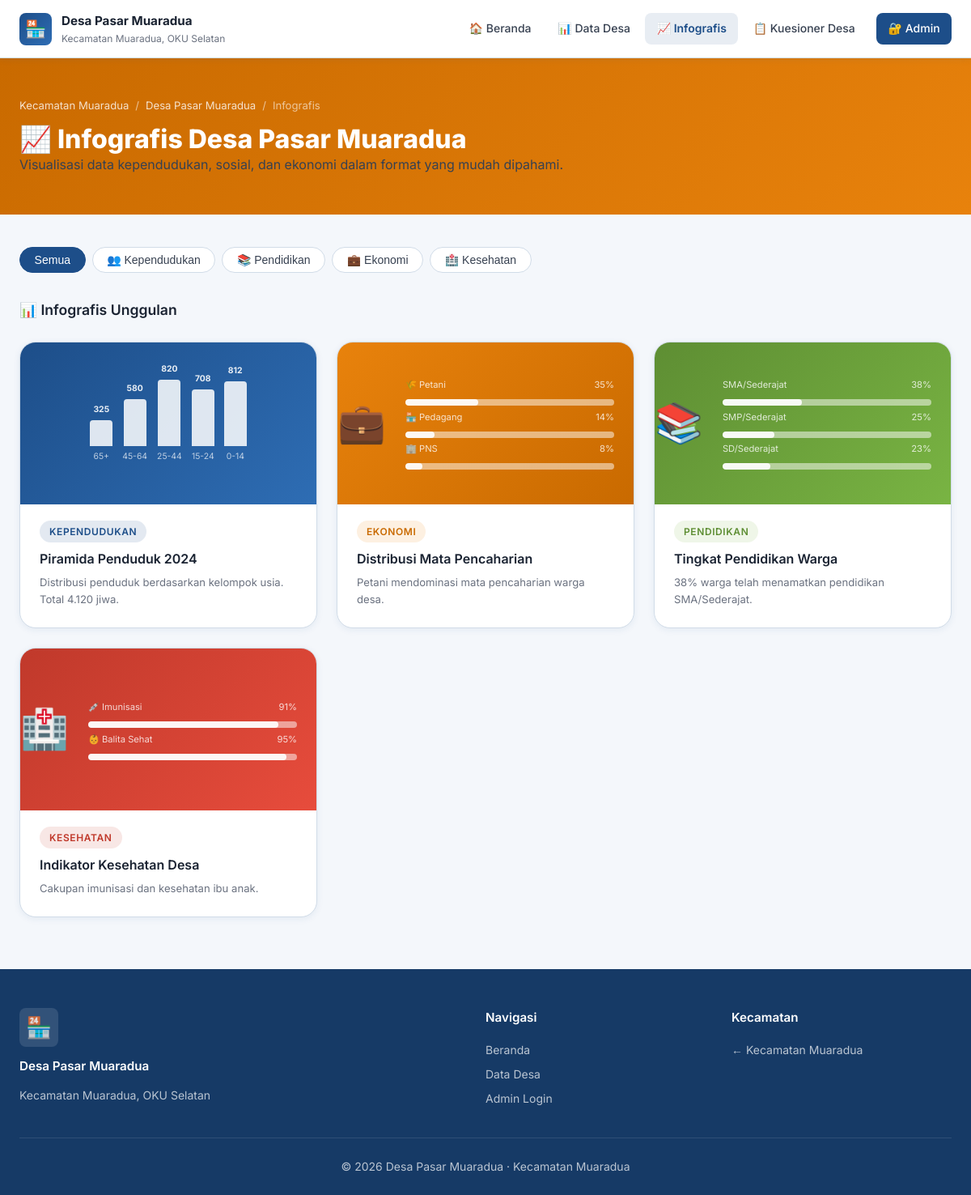
Screenshot of /muaradua/pasar-muaradua/infografis.php with the database file from the repository.
### tables this page shows
CREATE TABLE IF NOT EXISTS desa (
    id              INT AUTO_INCREMENT PRIMARY KEY,
    slug            VARCHAR(50)  NOT NULL UNIQUE,
    nama            VARCHAR(100) NOT NULL,
    kepala_desa     VARCHAR(100) NOT NULL,
    penduduk_total  INT          NOT NULL DEFAULT 0,
    luas_wilayah    VARCHAR(20)  NOT NULL DEFAULT '0 km²',
    jumlah_kk       INT          NOT NULL DEFAULT 0,
    jumlah_rt       INT          NOT NULL DEFAULT 0,
    jumlah_rw       INT          NOT NULL DEFAULT 0,
    kode_pos        VARCHAR(10)  NOT NULL DEFAULT '32211',
    emoji           VARCHAR(10)  NOT NULL DEFAULT '🏘️',
    color_gradient  VARCHAR(100) NOT NULL DEFAULT 'linear-gradient(135deg,#1D4E89,#2E6DB4)',
    deskripsi       TEXT,
    alamat          VARCHAR(200),
    created_at      TIMESTAMP    DEFAULT CURRENT_TIMESTAMP,
    updated_at      TIMESTAMP    DEFAULT CURRENT_TIMESTAMP ON UPDATE CURRENT_TIMESTAMP
);

### config/helpers.php (called while the page is built, shortened)
<?php
function getDesaBySlug(PDO $pdo, string $slug): ?array {
    $stmt = $pdo->prepare("SELECT * FROM desa WHERE slug = ? LIMIT 1");
    $stmt->execute([$slug]);
    return $stmt->fetch() ?: null;
}
function e(string $str): string {
    return htmlspecialchars($str, ENT_QUOTES, 'UTF-8');
}
function fmtNum($n): string {
    return number_format((int)$n, 0, ',', '.');
}
function getSlugFromPath(): string {
    $parts = explode('/', trim($_SERVER['REQUEST_URI'], '/'));
    $idx = array_search('muaradua', $parts);
    return ($idx !== false && isset($parts[$idx + 1])) ? $parts[$idx + 1] : '';
}

### muaradua/pasar-muaradua/infografis.php (the view, shortened to what this page needs)
<?php
require_once '../../config/db.php';
require_once '../../config/helpers.php';
$slug = getSlugFromPath();
$desa = getDesaBySlug($pdo, $slug);
?>
<!DOCTYPE html>
<html lang="id">
<head>
  <link rel="stylesheet" href="../../css/style.css"/>
</head>
<body>
<?php $currentPage = 'infografis'; require '_navbar.php'; ?>
  <section class="infografis-hero">
    <div class="container">
      <div class="breadcrumb"><a href="/muaradua-web/">Kecamatan Muaradua</a><span>/</span><a href="index.php">Desa <?= e($desa['nama']) ?></a><span>/</span><span>Infografis</span></div>
      <h1>📈 Infografis Desa <?= e($desa['nama']) ?></h1>
      <p>Visualisasi data kependudukan, sosial, dan ekonomi dalam format yang mudah dipahami.</p>
    </div>
  </section>
  <section style="padding:2.5rem 0 4rem;">
    <div class="container">
      <div class="filter-tabs">
        <button class="filter-tab active" onclick="filterInf('semua',this)">Semua</button>
        <button class="filter-tab" onclick="filterInf('kependudukan',this)">👥 Kependudukan</button>
        <button class="filter-tab" onclick="filterInf('pendidikan',this)">📚 Pendidikan</button>
        <button class="filter-tab" onclick="filterInf('ekonomi',this)">💼 Ekonomi</button>
        <button class="filter-tab" onclick="filterInf('kesehatan',this)">🏥 Kesehatan</button>
      </div>
      <h3 class="mb-3" style="font-size:1.1rem;">📊 Infografis Unggulan</h3>
      <div class="inf-grid" id="featuredGrid">
        <div class="inf-card" data-cat="kependudukan">
          <div class="inf-visual" style="background:linear-gradient(135deg,#1D4E89,#2E6DB4)">
            <div class="bar-chart-vertical">
              <div class="bar-col"><div class="bar-val">325</div><div class="bar-fill" style="height:32px"></div><div class="bar-label">65+</div></div>
              <div class="bar-col"><div class="bar-val">580</div><div class="bar-fill" style="height:58px"></div><div class="bar-label">45-64</div></div>
              <div class="bar-col"><div class="bar-val">820</div><div class="bar-fill" style="height:82px"></div><div class="bar-label">25-44</div></div>
              <div class="bar-col"><div class="bar-val">708</div><div class="bar-fill" style="height:70px"></div><div class="bar-label">15-24</div></div>
              <div class="bar-col"><div class="bar-val">812</div><div class="bar-fill" style="height:80px"></div><div class="bar-label">0-14</div></div>
            </div>
          </div>
          <div class="inf-body"><span class="badge badge-primary mb-1">Kependudukan</span><h4>Piramida Penduduk 2024</h4><p>Distribusi penduduk berdasarkan kelompok usia. Total <?= fmtNum($desa['penduduk_total']) ?> jiwa.</p></div>
        </div>
        <div class="inf-card" data-cat="ekonomi">
          <div class="inf-visual" style="background:linear-gradient(135deg,#E8820C,#C96A00)">
            <div style="font-size:3rem;">💼</div>
            <div class="inf-chart">
              <div class="inf-bar-label"><span>🌾 Petani</span><span>35%</span></div><div class="inf-bar"><div class="inf-bar-fill" style="width:35%"></div></div>
              <div class="inf-bar-label"><span>🏪 Pedagang</span><span>14%</span></div><div class="inf-bar"><div class="inf-bar-fill" style="width:14%"></div></div>
              <div class="inf-bar-label"><span>🏢 PNS</span><span>8%</span></div><div class="inf-bar"><div class="inf-bar-fill" style="width:8%"></div></div>
            </div>
          </div>
          <div class="inf-body"><span class="badge badge-accent mb-1">Ekonomi</span><h4>Distribusi Mata Pencaharian</h4><p>Petani mendominasi mata pencaharian warga desa.</p></div>
        </div>
        <div class="inf-card" data-cat="pendidikan">
          <div class="inf-visual" style="background:linear-gradient(135deg,#5E8E33,#79B443)">
            <div style="font-size:3rem;">📚</div>
            <div class="inf-chart">
              <div class="inf-bar-label"><span>SMA/Sederajat</span><span>38%</span></div><div class="inf-bar"><div class="inf-bar-fill" style="width:38%"></div></div>
              <div class="inf-bar-label"><span>SMP/Sederajat</span><span>25%</span></div><div class="inf-bar"><div class="inf-bar-fill" style="width:25%"></div></div>
              <div class="inf-bar-label"><span>SD/Sederajat</span><span>23%</span></div><div class="inf-bar"><div class="inf-bar-fill" style="width:23%"></div></div>
            </div>
          </div>
          <div class="inf-body"><span class="badge badge-green mb-1">Pendidikan</span><h4>Tingkat Pendidikan Warga</h4><p>38% warga telah menamatkan pendidikan SMA/Sederajat.</p></div>
        </div>
        <div class="inf-card" data-cat="kesehatan">
          <div class="inf-visual" style="background:linear-gradient(135deg,#C0392B,#e74c3c)">
            <div style="font-size:3rem;">🏥</div>
            <div class="inf-chart">
              <div class="inf-bar-label"><span>💉 Imunisasi</span><span>91%</span></div><div class="inf-bar"><div class="inf-bar-fill" style="width:91%"></div></div>
              <div class="inf-bar-label"><span>👶 Balita Sehat</span><span>95%</span></div><div class="inf-bar"><div class="inf-bar-fill" style="width:95%"></div></div>
            </div>
          </div>
          <div class="inf-body"><span class="badge mb-1" style="background:rgba(192,57,43,.12);color:var(--red)">Kesehatan</span><h4>Indikator Kesehatan Desa</h4><p>Cakupan imunisasi dan kesehatan ibu anak.</p></div>
        </div>
      </div>
    </div>
  </section>
  <footer class="footer">
    <div class="container">
      <div class="footer-grid">
        <div><div class="footer-logo"><?= e($desa['emoji']) ?></div><h4>Desa <?= e($desa['nama']) ?></h4><p>Kecamatan Muaradua, OKU Selatan</p></div>
        <div><h4>Navigasi</h4><ul><li><a href="index.php">Beranda</a></li><li><a href="data.php">Data Desa</a></li><li><a href="login.php">Admin Login</a></li></ul></div>
        <div><h4>Kecamatan</h4><ul><li><a href="/muaradua-web/">← Kecamatan Muaradua</a></li></ul></div>
      </div>
      <div class="footer-bottom"><p>&copy; <?= date('Y') ?> Desa <?= e($desa['nama']) ?> · Kecamatan Muaradua</p></div>
    </div>
  </footer>
</body>
</html>

### muaradua/pasar-muaradua/_navbar.php (shortened to what this page needs)
<?php
$_navPage = $currentPage ?? '';
?>
<header class="village-header">
  <div class="container">
    <a href="index.php" class="village-header-brand">
      <div class="village-header-logo"><?= e($desa['emoji']) ?></div>
      <div>
        <div class="village-header-title">Desa <?= e($desa['nama']) ?></div>
        <div class="village-header-sub">Kecamatan Muaradua, OKU Selatan</div>
      </div>
    </a>
    <nav class="village-nav" id="villageNav">
      <a href="index.php"    <?= $_navPage==='beranda'    ?'class="active"':'' ?>>🏠 Beranda</a>
      <a href="data.php"     <?= $_navPage==='data'       ?'class="active"':'' ?>>📊 Data Desa</a>
      <a href="infografis.php" <?= $_navPage==='infografis'?'class="active"':'' ?>>📈 Infografis</a>
      <a href="kuesioner.php" <?= $_navPage==='kuesioner'  ?'class="active"':'' ?>>📋 Kuesioner Desa</a>
      <a href="login.php" class="btn-login<?= $_navPage==='admin'?' active':'' ?>">🔐 Admin</a>
    </nav>
  </div>
</header>

### css/style.css (style rules this page uses)
:root { --primary: #1D4E89; --primary-dark: #163A66; --primary-light: #2E6DB4; --accent: #E8820C; --accent-dark: #C96A00; --accent-light: #FFA534; --green: #79B443; --green-dark: #5E8E33; --red: #C0392B; --white: #FFFFFF; --bg-light: #F4F7FB; --bg-section: #EEF3FA; --text-dark: #1A2332; --text-mid: #374151; --text-light: #6B7280; --border: #D1DCE8; --shadow-sm: 0 2px 8px rgba(29,78,137,0.08); --shadow-md: 0 4px 20px rgba(29,78,137,0.12); --shadow-lg: 0 8px 40px rgba(29,78,137,0.18); --radius-sm: 8px; --radius-md: 12px; --radius-lg: 20px; --radius-xl: 28px; --transition: all 0.25s ease; --font: 'Inter', sans-serif; --header-h: 72px; }
*, *::before, *::after { box-sizing: border-box; margin: 0; padding: 0; }
html { scroll-behavior: smooth; }
body { font-family: var(--font); color: var(--text-dark); background: var(--bg-light); line-height: 1.6; min-height: 100vh; }
a { text-decoration: none; color: inherit; }
ul, ol { list-style: none; }
h1 { font-size: clamp(1.8rem, 4vw, 3rem); font-weight: 800; line-height: 1.2; }
h3 { font-size: clamp(1.1rem, 2vw, 1.5rem); font-weight: 600; }
h4 { font-size: 1.05rem; font-weight: 600; }
p { font-size: 1rem; color: var(--text-mid); }
.badge { display: inline-block; padding: 0.25rem 0.75rem; border-radius: 100px; font-size: 0.75rem; font-weight: 600; letter-spacing: 0.05em; text-transform: uppercase; }
.badge-primary { background: rgba(29,78,137,0.12); color: var(--primary); }
.badge-green { background: rgba(121,180,67,0.12); color: var(--green-dark); }
.badge-accent { background: rgba(232,130,12,0.12); color: var(--accent-dark); }
.container { max-width: 1200px; margin: 0 auto; padding: 0 1.5rem; }
.village-header { height: var(--header-h); background: var(--white); border-bottom: 1px solid var(--border); box-shadow: var(--shadow-sm); position: sticky; top: 0; z-index: 100; display: flex; align-items: center; }
.village-header .container { display: flex; align-items: center; justify-content: space-between; width: 100%; }
.village-header-brand { display: flex; align-items: center; gap: 0.75rem; text-decoration: none; }
.village-header-logo { width: 40px; height: 40px; background: linear-gradient(135deg, var(--primary), var(--primary-light)); border-radius: var(--radius-sm); display: flex; align-items: center; justify-content: center; font-size: 1.3rem; color: var(--white); flex-shrink: 0; }
.village-header-title { font-size: 0.95rem; font-weight: 700; color: var(--text-dark); }
.village-header-sub { font-size: 0.75rem; color: var(--text-light); font-weight: 400; }
.village-nav { display: flex; align-items: center; gap: 0.25rem; }
.village-nav a { padding: 0.5rem 0.9rem; border-radius: var(--radius-sm); font-size: 0.875rem; font-weight: 500; color: var(--text-mid); transition: var(--transition); display: flex; align-items: center; gap: 0.4rem; }
.village-nav a.active { background: rgba(29,78,137,0.1); color: var(--primary); font-weight: 600; }
.village-nav a.btn-login { background: var(--primary); color: var(--white); margin-left: 0.5rem; }
.footer { background: var(--primary-dark); color: rgba(255,255,255,0.85); padding: 3rem 0 1.5rem; margin-top: auto; }
.footer-grid { display: grid; grid-template-columns: 2fr 1fr 1fr; gap: 2rem; margin-bottom: 2rem; }
.footer h4 { color: var(--white); font-size: 0.95rem; margin-bottom: 0.75rem; }
.footer p, .footer li { font-size: 0.875rem; color: rgba(255,255,255,0.7); }
.footer li { padding: 0.25rem 0; }
.footer li a { color: rgba(255,255,255,0.7); transition: var(--transition); }
.footer-bottom { border-top: 1px solid rgba(255,255,255,0.1); padding-top: 1.5rem; text-align: center; font-size: 0.8rem; color: rgba(255,255,255,0.5); }
.footer-logo { width: 48px; height: 48px; background: rgba(255,255,255,0.12); border-radius: var(--radius-sm); display: flex; align-items: center; justify-content: center; font-size: 1.6rem; margin-bottom: 0.75rem; }
.mb-1 { margin-bottom: 0.5rem; }
.mb-3 { margin-bottom: 1.5rem; }

### rows the page displays
desa: emoji "🏪", nama "Pasar Muaradua", penduduk_total "4.120"
